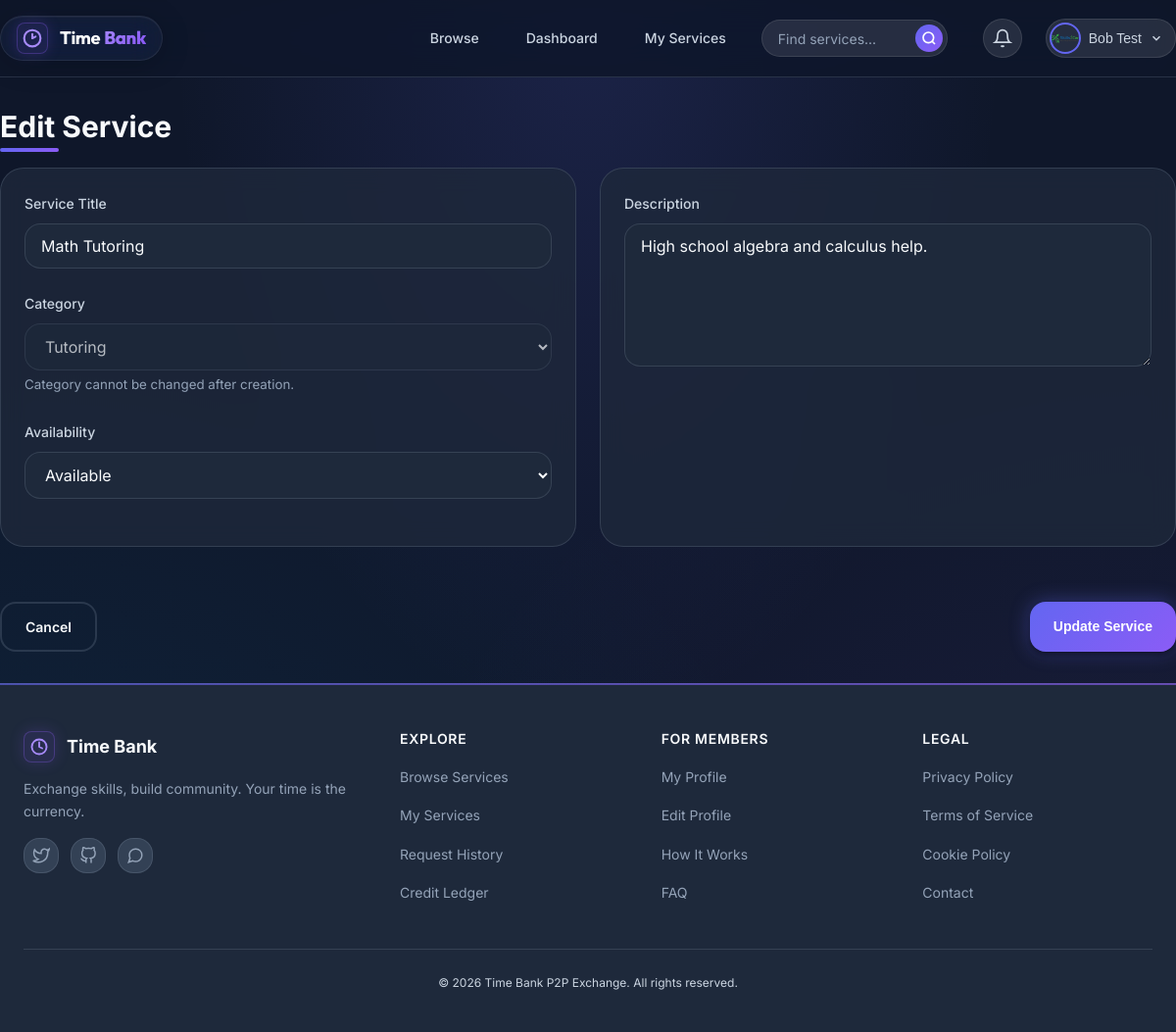
Page /pages/services/edit.php?id=1 (signed in) on the committed database.
### tables this page shows
CREATE TABLE `services` (
  `id` int(11) NOT NULL,
  `user_id` int(11) NOT NULL,
  `category_id` int(11) NOT NULL,
  `title` varchar(150) NOT NULL,
  `description` text NOT NULL,
  `credit_rate` decimal(5,2) NOT NULL,
  `availability_status` enum('available','busy','unavailable') DEFAULT 'available',
  `created_at` timestamp NOT NULL DEFAULT current_timestamp(),
  `updated_at` timestamp NOT NULL DEFAULT current_timestamp() ON UPDATE current_timestamp()
);

CREATE TABLE `categories` (
  `id` int(11) NOT NULL,
  `name` varchar(100) NOT NULL,
  `description` text DEFAULT NULL,
  `credit_per_hour` decimal(5,2) NOT NULL,
  `created_at` timestamp NOT NULL DEFAULT current_timestamp()
);

### pages/services/edit.php (the view, shortened to what this page needs)
<?php
$pdo = getDatabaseConnection();
$user_id = getCurrentUserId();
$service_id = (int)($_GET['id'] ?? 0);
$stmt = $pdo->prepare("SELECT * FROM services WHERE id = ? AND user_id = ?");
$stmt->execute([$service_id, $user_id]);
$service = $stmt->fetch();
include __DIR__ . '/../../includes/header.php';
?>
<div class="container" style="padding: var(--spacing-xl) 0;">
    <h2 style="margin-bottom: var(--spacing-lg);">Edit Service</h2>
    <form method="POST" action="<?php echo APP_URL; ?>/actions/update_service.php">
        <div class="edit-grid">
            <div class="card">
                <div class="form-group">
                    <label for="title">Service Title</label>
                    <input type="text" id="title" name="title" class="form-control" required value="<?php echo htmlspecialchars($service['title']); ?>">
                </div>
                <div class="form-group">
                    <label for="category_id">Category</label>
                    <select id="category_id" name="category_id" class="form-control" required disabled>
                        <option value="<?php echo $service['category_id']; ?>" selected>
                            <?php
                            $cat_stmt2 = $pdo->prepare("SELECT name FROM categories WHERE id = ?");
                            $cat_stmt2->execute([$service['category_id']]);
                            echo htmlspecialchars($cat_stmt2->fetchColumn());
                            ?>
                        </option>
                    </select>
                    <small class="text-muted">Category cannot be changed after creation.</small>
                </div>
                <div class="form-group">
                    <label for="availability_status">Availability</label>
                    <select id="availability_status" name="availability_status" class="form-control" required>
                        <option value="available" <?php echo $service['availability_status'] === 'available' ? 'selected' : ''; ?>>Available</option>
                    </select>
                </div>
            </div>
            <div class="card">
                <div class="form-group">
                    <label for="description">Description</label>
                    <textarea id="description" name="description" class="form-control" rows="6" required><?php echo htmlspecialchars($service['description']); ?></textarea>
                </div>
            </div>
        </div>
        <div class="flex justify-between" style="margin-top: var(--spacing-xl);">
            <a href="<?php echo APP_URL; ?>/pages/services/directory.php" class="btn btn-outline">Cancel</a>
            <button type="submit" class="btn btn-primary">Update Service</button>
        </div>
    </form>
</div>
<?php include __DIR__ . '/../../includes/footer.php'; ?>

### rows in the picture
services: title "Math Tutoring", availability_status "Available", description "High school algebra and calculus help."
categories: category_id "Tutoring"

### other values in the picture
$_SESSION['name'] "Bob Test"
APP_NAME "Time Bank P2P Exchange"
